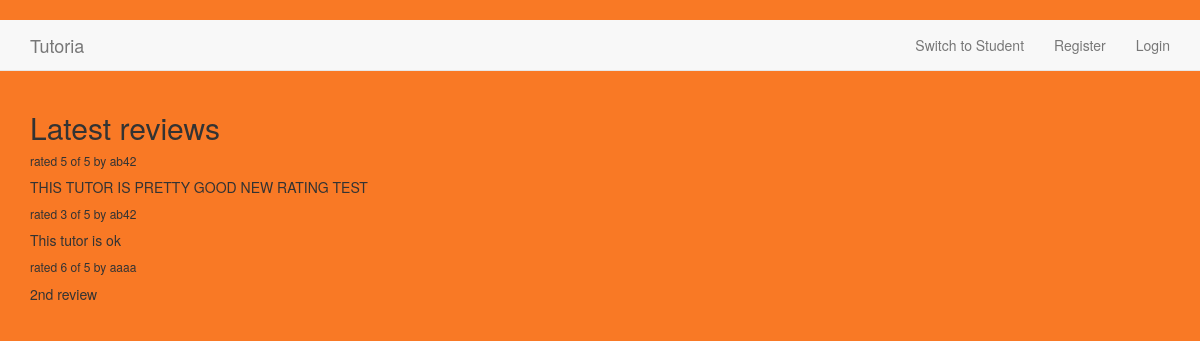
Before: /tutor_app/review/ with the older database file.
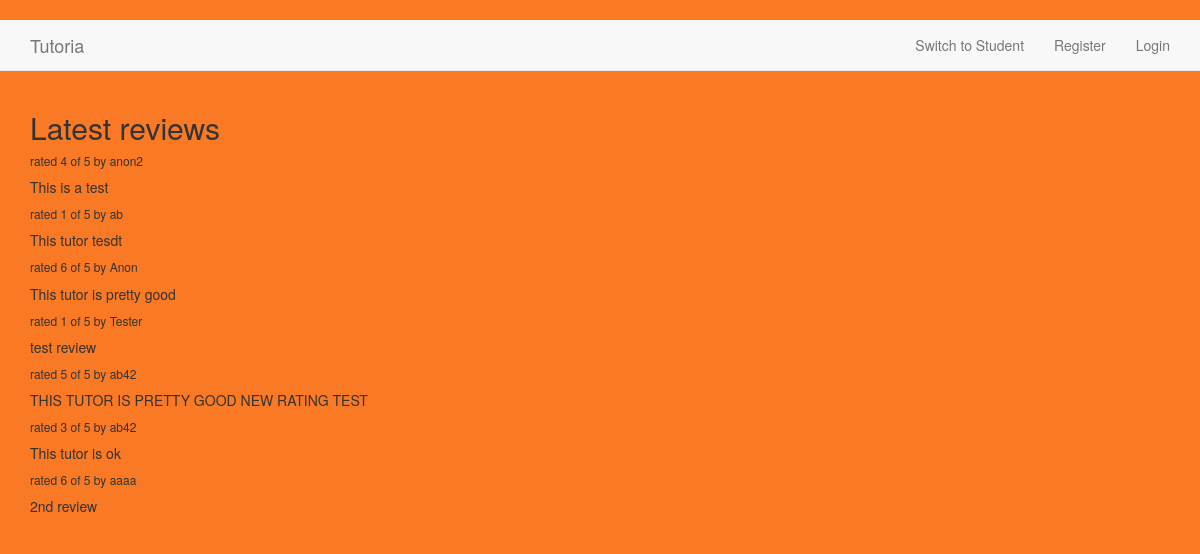
After: the same page with the newer database file.
### tutor_app/models.py (models this page shows)
class Review(models.Model):
    RATING_CHOICES = (
        (1, '1'),
        (2, '2'),
        (3, '3'),
        (4, '4'),
        (5, '5'),
        (6, '6'),
    )
    tutor = models.ForeignKey(Tutor)
    user_name = models.CharField(max_length = 100)
    comment = models.CharField(max_length = 200)
    pub_date = models.DateTimeField(default=datetime.now(), blank=True)
    rating = models.IntegerField(choices = RATING_CHOICES)

### tutor_app/views.py (the view)
def review_list(request):
    latest_review_list = Review.objects.order_by('-pub_date')[:9]
    context = {'latest_review_list':latest_review_list}
    return render(request, 'tutor_app/review_list.html', context)

### templates/tutor_app/review_list.html (shortened to what this page needs)
{% extends "tutor_app/base.html" %}
{% block body_block %}
    <h2>Latest reviews</h2>
    {% if latest_review_list %}
    <div>
        {% for review in latest_review_list %}
        <div>
            <h6>rated {{ review.rating }} of 5 by {{ review.user_name }}</h6>
            <p>{{ review.comment }}</p>
        </div>
        {% endfor %}
    </div>
    {% else %}
    <p>No reviews are available.</p>
    {% endif %}
{% endblock %}

Changed rows visible on the page:
added Review: rating "4", user_name "anon2", comment "This is a test"
added Review: rating "1", user_name "ab", comment "This tutor tesdt"
added Review: rating "6", user_name "Anon", comment "This tutor is pretty good"
added Review: rating "1", user_name "Tester", comment "test review"
